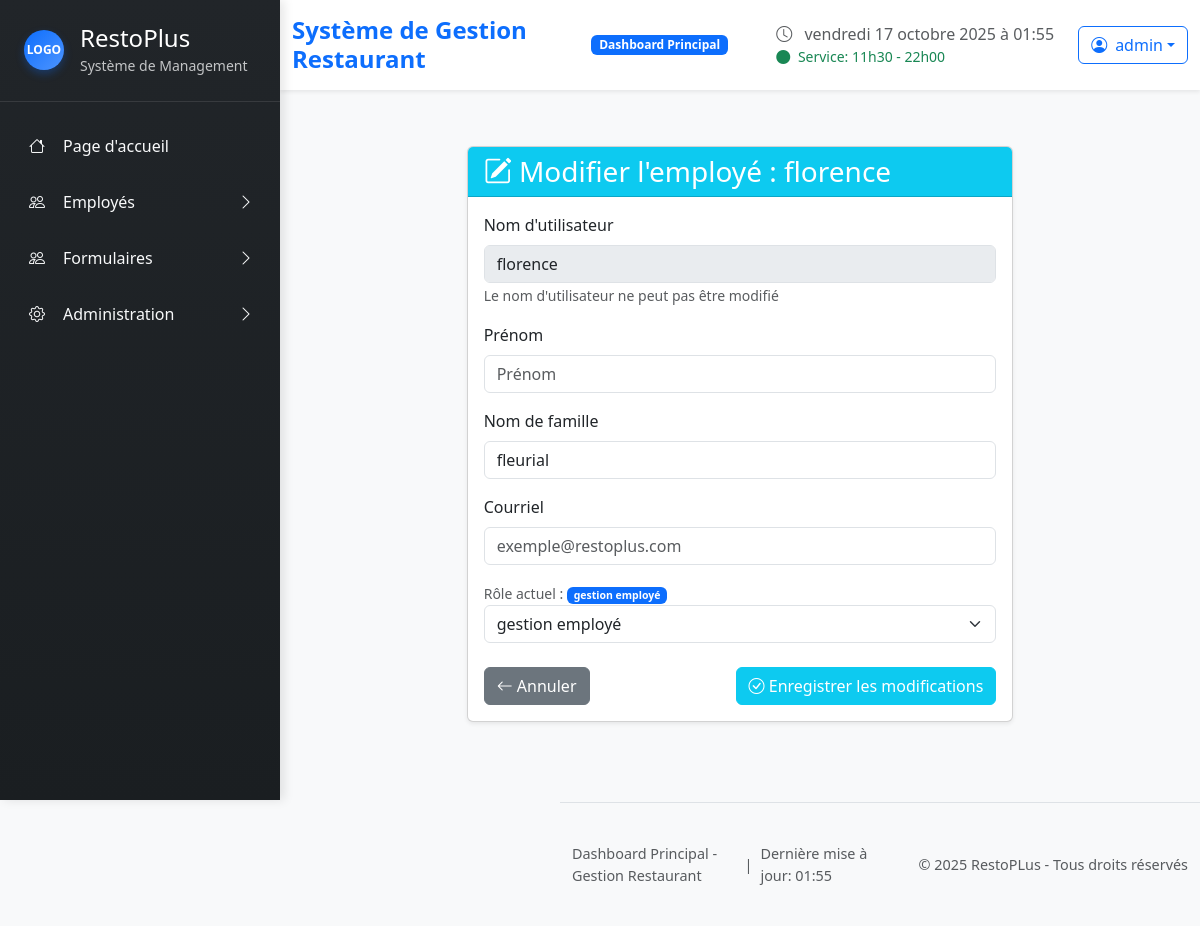
The page /edit-employee/2/ (signed in) on the database its author committed.
### restoplus/models.py (models this page shows, shortened)
class User(AbstractUser):
    class AvailabilityStatus(models.TextChoices):
        NOT_FILLED = "not_filled", "Non remplie"
        PENDING    = "pending",    "En attente"
        FILLED     = "filled",     "Remplie"
    availability_status = models.CharField(
        max_length=20,
        choices=AvailabilityStatus.choices,
        default=AvailabilityStatus.NOT_FILLED,
        verbose_name="Statut des disponibilités"
        )
    first_name = models.CharField(max_length=150, blank=True, verbose_name="Prénom")
    last_name = models.CharField(max_length=150, blank=True, verbose_name="Nom de famille")
    email = models.EmailField(blank=True, verbose_name="Courriel")
    is_manager = models.BooleanField(default=False)
    role = models.ForeignKey(Role, on_delete=models.SET_NULL, null=True, blank=True)
    def has_permission(self, permission):
        if self.is_superuser:
            return True
        if not self.role:
            return False
        return getattr(self.role, permission, False)
    def can_manage_employees(self):
        if self.is_superuser:
            return True
        return self.has_permission('can_manage_users')

class Role(models.Model):
    name = models.CharField(max_length=100, unique=True, verbose_name="Nom du rôle")
    description = models.TextField(blank=True, verbose_name="Description")
    can_manage_users = models.BooleanField(default=False, verbose_name="Peut gérer les utilisateurs")
    can_view_reports = models.BooleanField(default=False, verbose_name="Peut voir les rapports")
    can_manage_inventory = models.BooleanField(default=False, verbose_name="Peut gérer l'inventaire")
    can_manage_orders = models.BooleanField(default=False, verbose_name="Peut gérer les commandes")
    can_distribute_tasks = models.BooleanField(default=False, verbose_name="Peut distribuer des tâches à tous")
    created_at = models.DateTimeField(auto_now_add=True)
    class Meta:
        verbose_name = "Rôle"
        verbose_name_plural = "Rôles"
        ordering = ['name']

### restoplus/views.py (the view, shortened to what this page needs)
# urls.py: path('edit-employee/<int:employe_id>/', views.edit_employee, name='edit_employee'),
@login_required
def edit_employee(request, employe_id):
    if not request.user.has_permission('can_manage_users'):
        messages.error(request, "Vous n'avez pas les permissions d'accéder à cette page")
        return redirect('no_access')
    try:
        employee = User.objects.get(id=employe_id)
    except User.DoesNotExist:
        raise Http404("Aucun employé ne correspond à cet ID.")
    if employee == request.user:
        messages.warning(request,
                         """Vous ne pouvez pas modifier votre propre profil ici.
                         Veuillez utiliser la page de profil.""")
        return redirect('employees_management')
    roles = Role.objects.all()
    return render(request, 'restoplus/edit_employee.html', {
        'employee': employee,
        'roles': roles
    })

### restoplus/templates/restoplus/edit_employee.html (shortened to what this page needs)
{% extends "restoplus/base.html" %}
{% load static %}
{% block content %}
<div class="container-fluid mt-4">
    <div class="row justify-content-center">
        <div class="col-md-8">
            <div class="card shadow-sm">
                <div class="card-header bg-info text-white">
                    <h3 class="mb-0">
                        <i class="bi bi-pencil-square"></i>
                        Modifier l'employé : {{ employee.username }}
                    </h3>
                </div>
                <div class="card-body">
                    <form method="POST" action="{% url 'edit_employee' employee.id %}">
                        <div class="mb-3">
                            <label for="username" class="form-label">Nom d'utilisateur</label>
                            <input type="text" class="form-control" id="username" value="{{ employee.username }}" disabled>
                            <small class="text-muted">Le nom d'utilisateur ne peut pas être modifié</small>
                        </div>
                        <div class="mb-3">
                            <label for="first_name" class="form-label">Prénom</label>
                            <input type="text" class="form-control" id="first_name" name="first_name"
                                   value="{{ employee.first_name }}" placeholder="Prénom">
                        </div>
                        <div class="mb-3">
                            <label for="last_name" class="form-label">Nom de famille</label>
                            <input type="text" class="form-control" id="last_name" name="last_name"
                                   value="{{ employee.last_name }}" placeholder="Nom de famille">
                        </div>
                        <div class="mb-3">
                            <label for="email" class="form-label">Courriel</label>
                            <input type="email" class="form-control" id="email" name="email"
                                   value="{{ employee.email }}" placeholder="exemple@restoplus.com">
                        </div>
                        <div class="mb-3">
                             <small class="text-muted">
                                Rôle actuel :
                                {% if employee.role %}
                                    <span class="badge bg-primary"> {{ employee.role.name }}</span>
                                {% else %}
                                   <span class="badge bg-secondary">Aucun</span>
                                {% endif %}
                            </small>
                            <select class="form-select" id="role_id" name="role_id">
                                {% for role in roles %}
                                    <option value="{{ role.id }}"
                                    {% if employee.role and employee.role.id == role.id %}selected{% endif %}>
                                        {{ role.name }}
                                    </option>
                                {% endfor %}
                            </select>
                        </div>
                        <div class="d-flex justify-content-between mt-4">
                            <a href="{% url 'employees_management' %}" class="btn btn-secondary">
                                <i class="bi bi-arrow-left"></i> Annuler
                            </a>
                            <button type="submit" class="btn btn-info text-white">
                                <i class="bi bi-check-circle"></i> Enregistrer les modifications
                            </button>
                        </div>
                    </form>
                </div>
            </div>
        </div>
    </div>
</div>
{% endblock %}

### restoplus/templates/restoplus/partials/header.html (shortened to what this page needs)
{% load static %}
<header class="main-header bg-white shadow-sm sticky-top">
  <div class="container-fluid">
    <div class="row align-items-center py-3">
      <div class="col-md-6">
        <div class="d-flex align-items-center">
          <h1 class="h4 mb-0 text-primary fw-bold">
            Système de Gestion Restaurant
          </h1>
          <span
            class="badge bg-primary ms-3 animate__animated animate__pulse animate__infinite"
            >Dashboard Principal</span
          >
        </div>
      </div>
      <div class="col-md-6">
        <div class="d-flex justify-content-end align-items-center">
          <div class="me-4">
            <i class="bi bi-clock text-muted me-2"></i>
            <span class="text-muted" id="current-time"></span>
            <div class="small text-success">
              <i class="bi bi-circle-fill me-1"></i>
              Service: 11h30 - 22h00
            </div>
          </div>
          <div class="dropdown">
            <button
              class="btn btn-outline-primary dropdown-toggle d-flex align-items-center"
              type="button"
              data-bs-toggle="dropdown"
            >
              <i class="bi bi-person-circle me-2"></i>
              {{ request.user.username }}
            </button>
          </div>
        </div>
      </div>
    </div>
  </div>
</header>

### restoplus/static/restoplus/css/styles.css (style rules this page uses)
body { font-family: "Segoe UI", Tahoma, Geneva, Verdana, sans-serif; background-color: #f8f9fa; overflow-x: hidden; }
.main-wrapper .main-header { background: white; box-shadow: 0 2px 10px rgba(0, 0, 0, 0.1); z-index: 999; }
.main-wrapper .main-header .badge { animation: pulse 2s infinite; }

### rows shown on the page
User: user.username "admin"
User: username "florence", last_name "fleurial", role.name "gestion employé", role_id "gestion employé"
